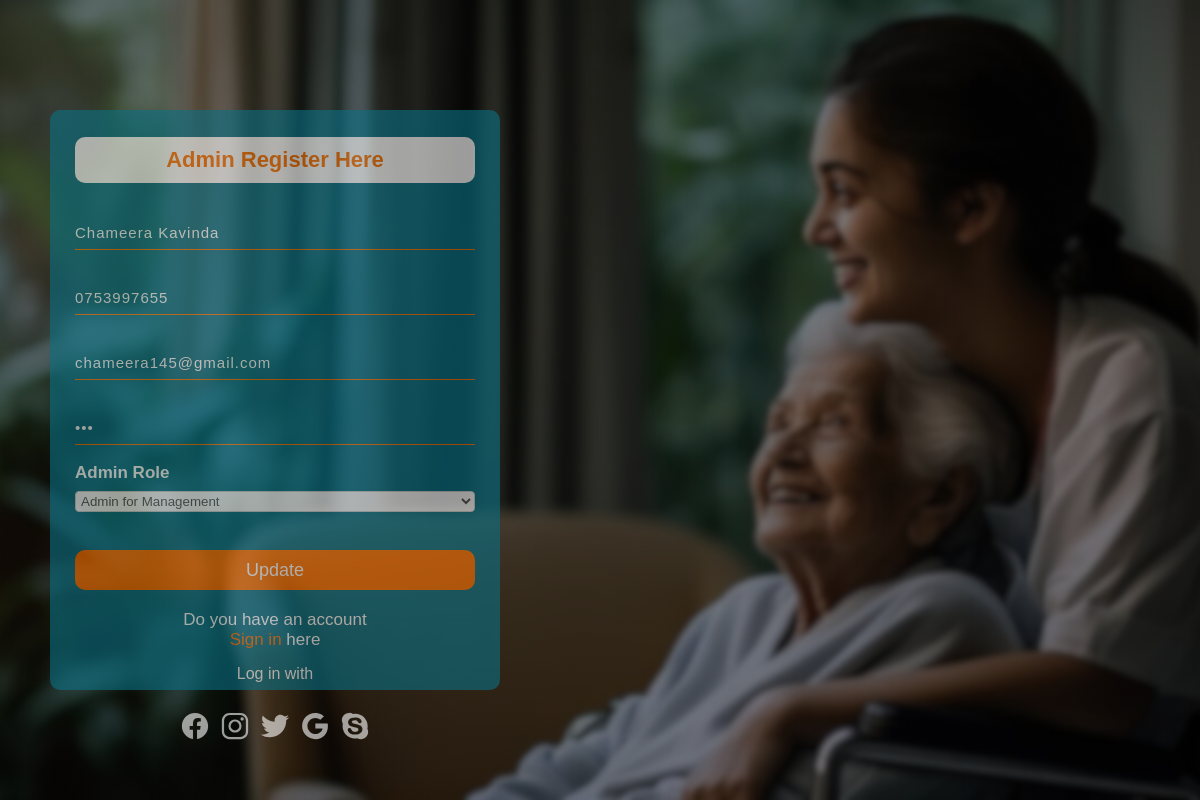
/UpdateAdmin.php?updateid=2, run on the app's committed database.
### tables this page shows
CREATE TABLE `adminregisterform` (
  `id` int(11) NOT NULL,
  `Admin_Name` varchar(255) NOT NULL,
  `Admin_Phone_Number` varchar(20) NOT NULL,
  `Admin_Email` varchar(30) NOT NULL,
  `Admin_Password` varchar(20) NOT NULL,
  `admin_option` varchar(255) NOT NULL
);

### UpdateAdmin.php (the view, shortened to what this page needs)
<?php
include 'db.php';
$id = $_GET['updateid'];
$sql = "SELECT * FROM adminRegisterForm WHERE id='$id'";
$result = mysqli_query($db, $sql);
$row = mysqli_fetch_assoc($result);
$Admin_Name = $row['Admin_Name'];
$Admin_Phone_Number = $row['Admin_Phone_Number'];
$Admin_Email = $row['Admin_Email'];
$Admin_Password = $row['Admin_Password'];
$admin_option = $row['admin_option'];
?>
<!DOCTYPE html>
<html lang="en">
<head>
    <link rel="stylesheet" href="Admin.css">
</head>
<body>
    <div class="main">
        <div class="form">
            <form method="POST" action="" autocomplete="off">
                <h2>Admin Register Here</h2>
                <input type="text" name="Admin_Name" placeholder="Enter Your Name Here" value="<?php echo $Admin_Name; ?>">
                <input type="text" name="Admin_Phone_Number" placeholder="Enter Phone Number Here" value="<?php echo $Admin_Phone_Number; ?>">
                <input type="email" name="Admin_Email" placeholder="Enter Your Email Here" value="<?php echo $Admin_Email; ?>">
                <input type="password" name="Admin_Password" placeholder="Enter Your Password Here" id="password" value="<?php echo $Admin_Password; ?>">
                <br>
                <br><label for="admin" style="padding-right: 295px; font-weight: bold; font-size: 17px;color: white;">Admin Role</label>
                <select id="admin" name="admin_option" required>
                    <option value="Admin for Management" <?php if ($admin_option == 'Admin for Management') echo 'selected'; ?>>Admin for Management</option>
                </select>
                <button class="btnn" type="submit" name="submit">Update</button>
                <p class="link">Do you have an account<br><a href="Adminlog.php">Sign in</a> here</p>
                <p class="liw">Log in with</p><br>
                <div class="icons">
                    <a href="#"><ion-icon name="logo-facebook"></ion-icon></a>
                    <a href="#"><ion-icon name="logo-instagram"></ion-icon></a>
                    <a href="#"><ion-icon name="logo-twitter"></ion-icon></a>
                    <a href="#"><ion-icon name="logo-google"></ion-icon></a>
                    <a href="#"><ion-icon name="logo-skype"></ion-icon></a>
                </div>
            </form>
        </div>
    </div>
</body>
</html>

### Admin.css (style rules this page uses)
* { margin: 0; padding: 0; box-sizing: border-box; }
body, html { height: 100%; font-family: Arial, Helvetica, sans-serif; }
.main { display: flex; padding-left: 50px; justify-content: left; align-items: center; width: 100%; height: 100vh; background: linear-gradient(to top, rgba(0,0,0,0.5) 50%, rgba(0,0,0,0.5) 50%), url(img/backAdmin.png); background-position: center; background-size: cover; background-color: white; }
.form { opacity: 60%; width: 450px; height: 580px; background: linear-gradient(to top, #0a7185 50%, #0a7185 50%); border-radius: 10px; padding: 25px; display: flex; flex-direction: column; align-items: center; }
.form h2 { width: 100%; font-family: sans-serif; text-align: center; color: #ff7200; font-size: 22px; background-color: #fff; border-radius: 10px; margin: 2px 0; padding: 10px; }
.form p { color: white; }
.form input { width: 100%; height: 35px; background: transparent; border-bottom: 1px solid #ff7200; border-top: none; border-right: none; border-left: none; color: #fff; font-size: 15px; letter-spacing: 1px; margin-top: 30px; font-family: sans-serif; }
.form input[type="password"] { color: #fff; }
::placeholder { color: #D9D9D6; font-family: Arial; opacity: 35px; }
.btnn { width: 100%; height: 40px; background: #ff7200; border: none; margin-top: 30px; font-size: 18px; border-radius: 10px; cursor: pointer; color: #fff; transition: 0.4s ease; padding: 10px; }
.form .link { font-family: Arial, Helvetica, sans-serif; font-size: 17px; padding-top: 20px; text-align: center; }
.form .link a { text-decoration: none; color: #ff7200; }
.liw { padding-top: 15px; padding-bottom: 10px; text-align: center; }
.icons { display: flex; justify-content: center; gap: 10px; }
.icons a { text-decoration: none; color: #fff; }
.icons ion-icon { color: #fff; font-size: 30px; transition: 0.3s ease; }
select { width: 100%; padding: 1px; margin: 8px 0; box-sizing: border-box; border: 1px solid #ccc; border-radius: 4px; background-color: #f8f8f8; color: #555; }

### data on the page
adminregisterform: Admin_Name "Chameera Kavinda", Admin_Phone_Number "0753997655", Admin_Email "chameera145@gmail.com", admin_option "Admin for Management"
